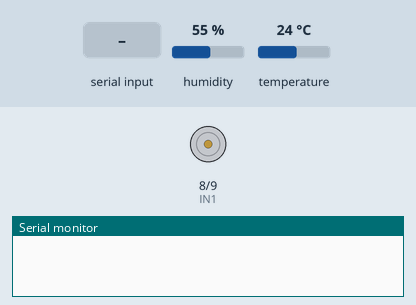
A sketch run on a simulated Arduino Uno, built with avr-gcc and run on an emulated ATmega328P. Shown: motor-driver pin pairs drawn as motors (green arrow = first pin HIGH = forward, orange = second pin HIGH = backward, longer = more drive, scaled by the enable pin), the last lines printed to the serial monitor. Inputs (shaded band) come from the test bench; at power-on: temperature 24 °C, humidity 55 %.

Above: at 1.2 s.
1.3 s: "START\n" received over Serial
At 2.4 s:
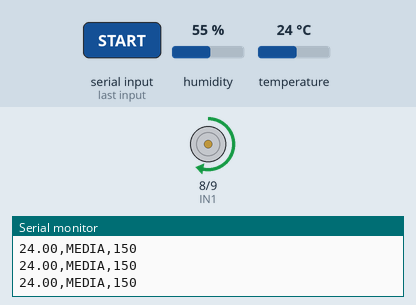
2.8 s: temperature set to 20.6 °C
4.5 s: temperature set to 19.5 °C
At 6.1 s:
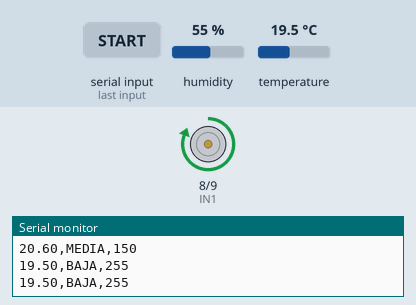
6.8 s: temperature set to 33 °C
At 7.9 s:
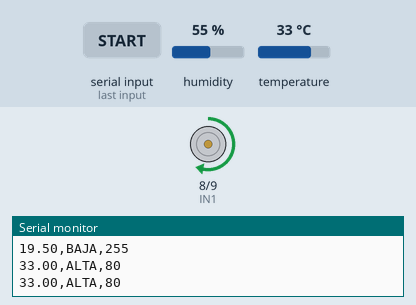
8.8 s: temperature set to 29.8 °C
10.5 s: temperature set to 28.4 °C
Timing chart, 0 to 13.5 s (numbered marks = the images above; inputs shaded):
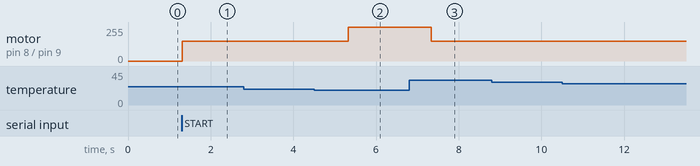

Measured:
- the behaviour switches between 20.1 and 20 °C on temperature (found by bisection; images 1 and 2)
- after the input at 1.3 s, motor on pin 8 (IN1) / pin 9 (IN2): stopped → forward 150/255 at once
- after the input at 4.5 s, motor on pin 8 (IN1) / pin 9 (IN2): forward 150/255 → forward 255/255 after 0.83 s
- after the input at 6.8 s, motor on pin 8 (IN1) / pin 9 (IN2): forward 255/255 → forward 150/255 after 0.54 s

The sketch:

ino.ino
```cpp
#include "DHT.h"

#define DHTPIN 2
#define DHTTYPE DHT22
DHT dht(DHTPIN, DHTTYPE);

// Motor
#define ENA 10
#define IN1 8
#define IN2 9

// Estado del sistema
bool sistemaActivo = false;

void setup() {
  Serial.begin(9600);
  dht.begin();

  pinMode(ENA, OUTPUT);
  pinMode(IN1, OUTPUT);
  pinMode(IN2, OUTPUT);


  digitalWrite(IN1, LOW);
  digitalWrite(IN2, LOW);
  analogWrite(ENA, 0);
}

void loop() {


  if (Serial.available()) {
    String cmd = Serial.readStringUntil('\n');
    cmd.trim();

    if (cmd == "START") {
      sistemaActivo = true;
    }

    if (cmd == "STOP") {
      sistemaActivo = false;

      // apagar motor
      analogWrite(ENA, 0);
      digitalWrite(IN1, LOW);
      digitalWrite(IN2, LOW);
    }
  }


  if (!sistemaActivo) {
    return;
  }


  float t = dht.readTemperature();

  if (isnan(t)) return;

  int velocidad;
  String nivel;


  if (t <= 20) {
    velocidad = 255;   // alta velocidad
    nivel = "BAJA";
  }
  else if (t <= 29) {
    velocidad = 150;   // media
    nivel = "MEDIA";
  }
  else {
    velocidad = 80;    // baja velocidad
    nivel = "ALTA";
  }

  digitalWrite(IN1, HIGH);
  digitalWrite(IN2, LOW);
  analogWrite(ENA, velocidad);


  Serial.print(t);
  Serial.print(",");
  Serial.print(nivel);
  Serial.print(",");
  Serial.println(velocidad);

  delay(500);
}
```
